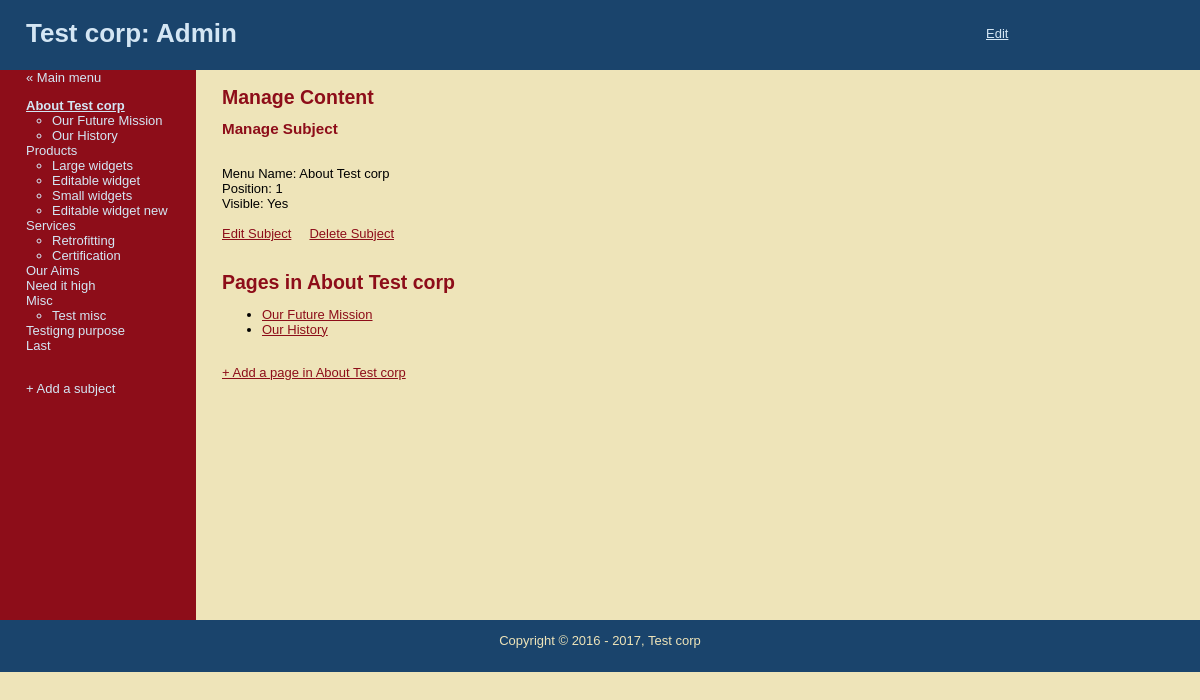
The app's page /manage_content.php?subject=1 (signed in) with its own data.
### tables this page shows
CREATE TABLE `subjects` (
  `id` int(11) NOT NULL AUTO_INCREMENT,
  `menu_name` varchar(30) NOT NULL,
  `position` int(3) NOT NULL,
  `visible` tinyint(1) NOT NULL,
  PRIMARY KEY (`id`)
);

CREATE TABLE `pages` (
  `id` int(11) NOT NULL AUTO_INCREMENT,
  `subject_id` int(11) NOT NULL,
  `menu_name` varchar(30) NOT NULL,
  `position` int(3) NOT NULL,
  `visible` tinyint(1) NOT NULL,
  `content` text,
  PRIMARY KEY (`id`),
  KEY `subject_id` (`subject_id`)
);

### public/manage_content.php (the view, shortened to what this page needs)
<?php
require_once ("../includes/db_connections.php");
require_once ("../includes/functions.php");
include ("../includes/layouts/header.php");
?>
<?php find_selected_items(); ?>
<div id='main'>
    <div id='navigation'>
        <a href="admin.php">&laquo; Main menu</a>
        <?php echo navigation($selected_subject_details, $selected_page_details); ?>
        <br> <a href="new_subject.php">+ Add a subject</a>
    </div>
    <div id='page'>
        <h2>Manage Content</h2>
        <?php if ($selected_subject_details) { ?>
            <h3>Manage Subject</h3>
            <br/>
            Menu Name: <?php echo htmlentities($selected_subject_details["menu_name"]) ?><br>
            Position: <?php echo $selected_subject_details["position"] ?><br>
            Visible: <?php echo $selected_subject_details["visible"] == 1 ? "Yes" : "No" ?><br><br>
            <a href="edit_subject.php?subject=<?php echo urlencode($selected_subject_details["id"]); ?>"> Edit Subject</a>
            <a href="delete_subject.php?subject=<?php echo urlencode($selected_subject_details["id"]); ?> " onclick="return confirm('Are you sure to delete?')"> Delete Subject</a>
            <br> <br>
            <h2>Pages in <?php echo htmlentities($selected_subject_details["menu_name"]) ?></h2>
            <ul>
                <?php
                $pages_set = find_pages_by_subject_id($selected_subject_details["id"], false);
                while ($page = mysqli_fetch_assoc($pages_set)) {
                    ?>
                    <li> <a href="edit_page.php?page=<?php echo htmlentities($page["id"]); ?>"> <?php echo htmlentities($page["menu_name"]); ?></a></li>
                    <?php
                }
                ?>
            </ul> <br>
            <a href="new_page.php?subject=<?php echo htmlentities($selected_subject_details["id"]) ?>">+ Add a page in <?php echo htmlentities($selected_subject_details["menu_name"]) ?></a>
        <?php } else if ($selected_page_details) { ?>
            <h3>Manage Page</h3>
            Menu Name: <?php echo htmlentities($selected_page_details["menu_name"]) ?><br>
            Position: <?php echo $selected_page_details["position"] ?><br>
            Visible: <?php echo $selected_page_details["visible"] == 1 ? "Yes" : "No" ?><br>
            Content: <br>
            <p class="view-content"><?php echo htmlentities($selected_page_details["content"]); ?></p>
            <a href="edit_page.php?page=<?php echo urlencode($selected_page_details["id"]); ?>">Edit page</a>
            &nbsp; &nbsp;
            <a href="delete_page.php?page=<?php echo urlencode($selected_page_details["id"]); ?>" onclick="return confirm('Are you sure to delete?')">Delete page</a>
        <?php } else { ?>
            <h3>Please select a subject or page.</h3>
        <?php } ?>
    </div>
</div>
<?php
include ("../includes/layouts/footer.php");
?>

### includes/functions.php (shortened to what this page needs)
<?php
function find_all_subjects($isPublic = true) {
    global $connection;
    if ($isPublic) {
        $query = "SELECT * FROM subjects WHERE visible = 1 ORDER BY position ASC";
    } else {
        $query = "SELECT * FROM subjects ORDER BY position ASC";
    }
    $subject_set = mysqli_query($connection, $query);
    return $subject_set;
}
function find_pages_by_subject_id($subject_id, $isPublic = true) {
    global $connection;
    if ($isPublic) {
        $query = "SELECT * FROM pages WHERE visible = 1 AND subject_id = " . $subject_id . " ORDER BY position ASC";
    } else {
        $query = "SELECT * FROM pages WHERE subject_id = " . $subject_id . " ORDER BY position ASC";
    }
    $pages_set = mysqli_query($connection, $query);
    return $pages_set;
}
function find_selected_items($isPublic = false) {
    if (isset($_GET ["subject"])) {
        $selected_subject_details = find_subjects_by_id($_GET ["subject"]);
    } else if (isset($_GET ["page"])) {
        $selected_page_details = find_pages_by_id($_GET ["page"], $isPublic);
        $selected_subject_details = null;
    } else {
        $selected_page_details = null;
        $selected_subject_details = null;
    }
}
function find_subjects_by_id($subjet_id) {
    global $connection;
    $subjet_id_safe = mysqli_real_escape_string($connection, $subjet_id);
    $query = "SELECT * FROM subjects WHERE id = " . $subjet_id_safe . " LIMIT 1";
    $subject_set = mysqli_query($connection, $query);
    $subject = mysqli_fetch_assoc($subject_set);
    if ($subject) {
        return $subject;
    } else {
        return null;
    }
}
function navigation($subject_details, $page_details) {
    $subject_id = $subject_details ["id"];
    $page_id = $page_details ["id"];
    $output = "<ul class=\"subjects\">";
    $subject_set = find_all_subjects(false);
    while ($subject = mysqli_fetch_assoc($subject_set)) {
        $output .= "<li ";
        if ($subject_id && $subject_id == $subject ["id"]) {
            $output .= "class=\"selected\"";
        }
        $output .= ">  <a href=\"manage_content.php?subject=";
        $output .= urlencode($subject ["id"]);
        $output .= "\">";
        $output .= htmlentities($subject ["menu_name"]);
        $output .= "</a></li>";
        $pages_set = find_pages_by_subject_id($subject ["id"], FALSE);
        while ($page = mysqli_fetch_assoc($pages_set)) {
            $output .= "<ul class=\"pages\" > <li ";
            $output .= "><a href=\"manage_content.php?page=";
            $output .= urlencode($page ["id"]);
            $output .= "\">";
            $output .= htmlentities($page ["menu_name"]);
            $output .= "</a></li> </ul>";
        }
    }
    $output .= "</ul>";
    return $output;
}
?>

### public/stylesheets/public.css (style rules this page uses)
html { height: 100%; width: 100%; }
body { height: 100%; width: 100%; margin: 0; padding: 0; border: 0; font-family: Verdana, Arial, Helvetica, sans-serif; font-size: 13px; line-height: 15px; background: #EEE4B9; }
a { color: #8D0D19 }
#main { height: 550px; width: 100%; margin: 0; padding: 0; background: #EEE4B9; }
#navigation { float: left; width: 12%; height: 100%; margin: 0; padding: 0 2em; color: #D4E6F4; background: #8D0D19; position: relative; }
#navigation a { color: #D4E6F4; text-decoration: none; word-wrap: break-word; }
ul.subjects { margin: 1em 0; padding-left: 0; list-style: none; }
ul.pages { padding-left: 2em; list-item: square; }
.selected { font-weight: bold; text-decoration: underline; }
#page { float: left; height: 100%; padding-left: 2em; vertical-align: top; background: #EEE4B9; width: 80%; position:relative; }
#page h2 { color: #8D0D19; margin-top: 1em; }
#page h3 { color: #8D0D19; }

### records on screen
subjects: value "About Test corp", menu_name "About Test corp", position "1"
pages: value "Our Future Mission", menu_name "Our Future Mission"
pages: value "Our History", menu_name "Our History"
subjects: value "Products"
pages: value "Large widgets"
pages: value "Editable widget"
pages: value "Small widgets"
pages: value "Editable widget new"
subjects: value "Services"
pages: value "Retrofitting"
pages: value "Certification"
subjects: value "Our Aims"
subjects: value "Need it high"
subjects: value "Misc"
pages: value "Test misc"
subjects: value "Testigng purpose"
subjects: value "Last"

### other values on screen
get_company_name() "Test corp"
